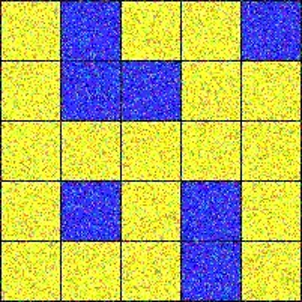
#> input picture Picture 1.png, 302 x 302 px
$ python TASK_Summer_Robotics_PartA.py
#> lines starting #> are read from the running program, lines starting #| are printed output that depends on the picture
import cv2
import numpy as np
from matplotlib import pyplot as plt

img = cv2.imread('Picture 1.png')
#> img is the input picture: shape (302, 302, 3); mean B, G, R 106, 175.4, 175


dst = cv2.fastNlMeansDenoisingColored(img,None,11,6,7,21)
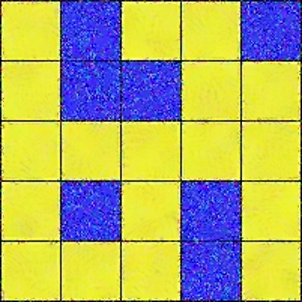
#> dst: shape (302, 302, 3); mean B, G, R 104.2, 175.2, 175.3
row, col =1,2

fig, axs = plt.subplots(row, col, figsize=(15,10))
fig.tight_layout()
axs[0].imshow(cv2.cvtColor(img, cv2.COLOR_BGR2RGB))
axs[0].set_title("Noisy Image")
axs[1].imshow(cv2.cvtColor(dst, cv2.COLOR_BGR2RGB))
axs[1].set_title("Denoise Image")
plt.show()
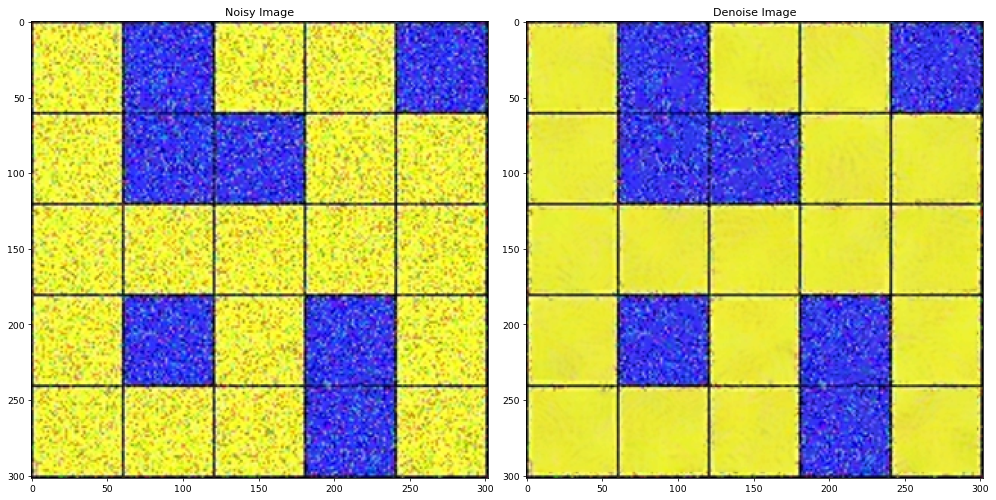
#> figure drawn by matplotlib, 2 panels
